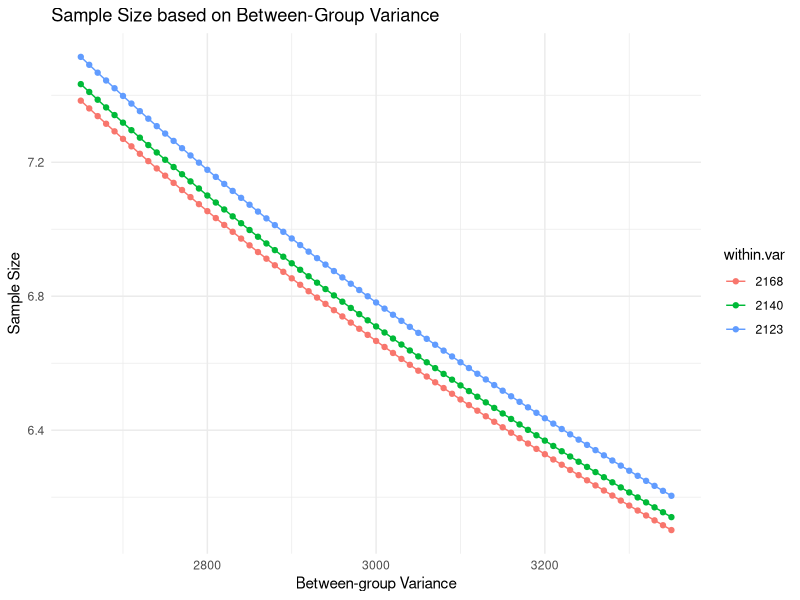
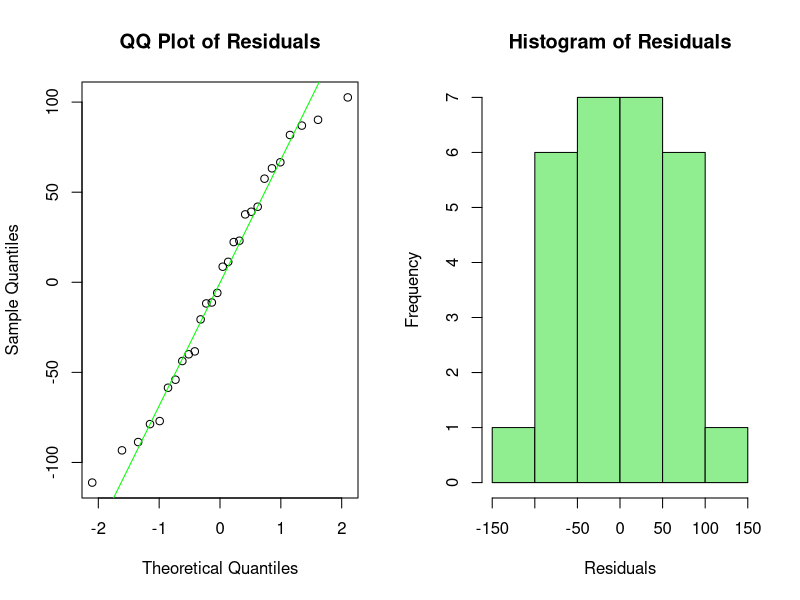
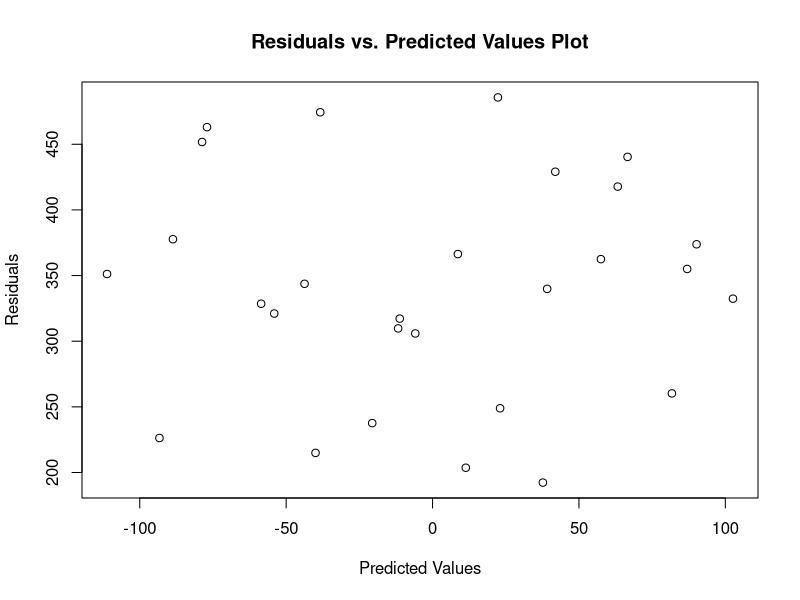
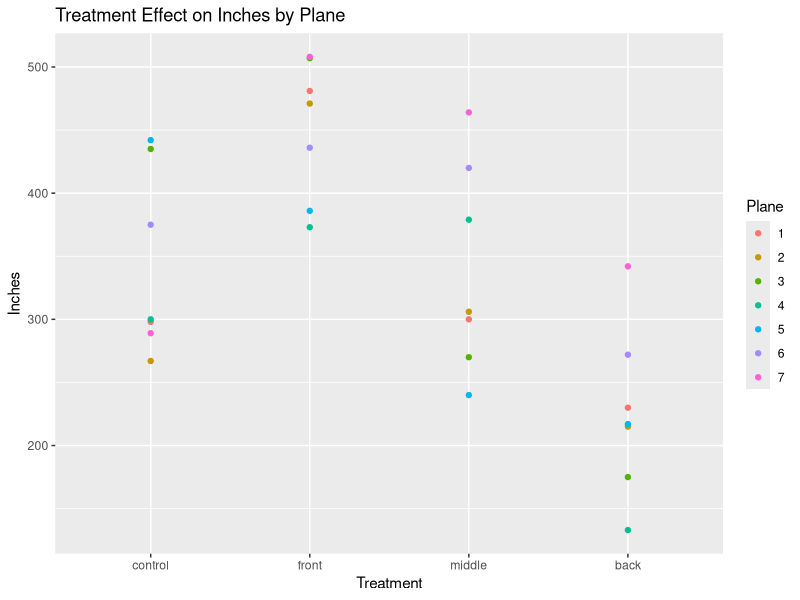

Recreate these plots in R, in order.
## ---- chunk 1
knitr::opts_chunk$set(echo = TRUE)
## ---- chunk 2
library(dplyr)
library(ggplot2)
library(knitr)
## ---- chunk 3
# Lab 2 Data
With <- c(257,344, 320, 329, 384)
Without <- c(297,285,208,261,192)
Order <- c("Zach", "Anshi", "Brandon" , "Andrew" , "Adarsh")
Difference <- With - Without 

# Airplane Data
plane <- c(rep(1:7, 4))
inches <- c(298, 267, 435, 300, 442, 375, 289, 481, 471, 507, 373, 386, 436, 508, 300, 306, 270, 379, 240, 420, 464, 230, 215, 175, 133, 217, 272, 342)
treatment <- c(rep("control", 7),c(rep("front",7)),c(rep("middle",7)), c(rep("back", 7)))

data <- data.frame(plane, inches, treatment)
data$treatment <- factor(data$treatment, levels = c("control", "front", "middle", "back"))

## ---- chunk 4

summary_stats <- data %>%
  group_by(treatment) %>%
  summarise(
    mean_inches = mean(inches),
    variance_inches = var(inches),
    n_observations = n())

colnames(summary_stats) <- c("Treatment", "Mean[In]", "Variance[In]", "Observations[N]")

knitr::kable(summary_stats, caption = "Summary Statistics of Flight Distances by Treatment")
## ---- chunk 5
# Best and Worst Variance and N
Means <- c(mean(With), mean(Without))
Vars <- c(var(With), var(Without))

Best <- power.anova.test(groups = length(Means),
                 between.var = var(Means),
                 within.var =Vars[1],
                 power = 0.8, sig.level = 0.05, n = NULL)

N_Best <- Best$n
Variance_Best <- Best$within.var

Worst <- power.anova.test(groups = length(Means),
                 between.var = var(Means),
                 within.var = Vars[2],
                 power = 0.8, sig.level = 0.05, n = NULL)

N_Worst <- Worst$n
Variance_Worst <- Worst$within.var

# Kable Output
Output_Best <- cbind.data.frame(Method = "Best", N = N_Best, Variance = Variance_Best)
Output_Worst <- cbind.data.frame(Method = "Worst", N = N_Worst, Variance = Variance_Worst)
Combined_Output <- rbind(Output_Best, Output_Worst)

knitr::kable(Combined_Output, caption = "Calculated Sample Size based on Best and Worst Case", col.names = c("Method", "Calculated Sample Size", "Within Variance"))

# Sample Size Graph
between.var <- seq(2650, 3350, by = 10)

n_var1 <- NA
n_var2 <- NA
n_var3 <- NA

for(i in 1:length(between.var)){
  n_var1[i] <- power.anova.test(groups = 2, 
                                between.var = between.var[i],
                                within.var = 2123,
                                power = 0.8, sig.level = 0.05, n = NULL)$n
  
  n_var2[i] <- power.anova.test(groups = 2, 
                                between.var = between.var[i],
                                within.var = 2140,
                                power = 0.8, sig.level = 0.05, n = NULL)$n
  
  n_var3[i] <- power.anova.test(groups = 2, 
                                between.var = between.var[i],
                                within.var = 2168,
                                power = 0.8, sig.level = 0.05, n = NULL)$n
}

sample_sizes <- data.frame(
  n = c(n_var1, n_var2, n_var3),
  between.var = rep(between.var, 3),
  within.var = c(rep("2168", length(n_var1)),
                 rep("2140", length(n_var2)),
                 rep("2123", length(n_var3)))
)

sample_sizes$within.var <- factor(sample_sizes$within.var, levels = c("2168", "2140", "2123"))



# Plot Output
ggplot(data = sample_sizes, mapping = aes(x = between.var, y = n, group = within.var, color = within.var)) + 
  geom_point() +        
  geom_line() +         
  labs(x = "Between-group Variance", y = "Sample Size", title = "Sample Size based on Between-Group Variance") + 
  theme_minimal() 
## ---- chunk 6
Anova <- aov(inches ~ treatment + plane, data = data)
Anova_Summary <- summary(Anova)
Anova_Output <- as.data.frame(Anova_Summary[[1]])

knitr::kable(Anova_Output, caption = "ANOVA Results for Treatment and Plane Effects")

## ---- chunk 7
Linear_Model <- lm(inches ~ treatment, data = data)
Linear_Summary <- summary(Linear_Model)
Linear_Coefficients <- as.data.frame(Linear_Summary$coefficients)

rownames(Linear_Coefficients) <- c("(Intercept)","Front", "Middle", "Back") 

knitr::kable(Linear_Coefficients, caption = "Regression Coefficients for Treatment Effects")
## ---- chunk 8
mean1 <- mean(data$inches[data$treatment == "control"])
mean2 <- mean(data$inches[data$treatment == "front"])
mean3 <- mean(data$inches[data$treatment == "middle"])
mean4 <- mean(data$inches[data$treatment == "back"])

groupmeans <- c(mean1, mean2, mean3, mean4)

power_result <- power.anova.test(groups = length(groupmeans),
between.var=var(groupmeans),
within.var=Vars[1],
power=0.8, sig.level=0.05, n=NULL)

results_table <- data.frame(
  Group = c("Control", "Front", "Middle", "Back"),
  Mean = groupmeans,
  "Sample Size (n)" = rep(round(power_result$n), 4) 
)

knitr::kable(results_table, col.names = c("Treatment Group", "Mean[In]", "Required Sample Size[N]"), caption = "Group Means and Required Sample Size for Power Analysis")

## ---- chunk 9
residuals <- residuals(Anova)

shapiro_result <- shapiro.test(residuals)

shapiro_df <- data.frame(
  Statistic = shapiro_result$statistic,
  P_value = shapiro_result$p.value
)

knitr::kable(shapiro_df, caption = "Shapiro-Wilk Test for Normality")
## ---- chunk 10

par(mfrow = c(1, 2))  
qqnorm(residuals, main = "QQ Plot of Residuals")
qqline(residuals, col = "Green")
hist(residuals, main = "Histogram of Residuals", xlab = "Residuals", col = "lightgreen")
par(mfrow = c(1, 1))
## ---- chunk 11

prediction <- fitted(Anova)
plot(residuals, prediction, main = "Residuals vs. Predicted Values Plot", 
     xlab = "Predicted Values", ylab = "Residuals")

ggplot(data, aes(x = treatment, y = inches, group = as.factor(plane), color = as.factor(plane))) +
  geom_point() +
  labs(title = "Treatment Effect on Inches by Plane",
       x = "Treatment",
       y = "Inches",
       color = "Plane")
## ---- chunk 12
set.seed(272001)

planes <- unique(data$plane)
data_perm <- data
perm_f <- NA
reps <- 100000

for(i in 1:reps){
  for(curr_plane in planes){
    ind <- which(data_perm$plane == curr_plane)
    data_perm$inches[ind] <- sample(data_perm$inches[ind])
  }
  perm_f[i] <- summary(aov(inches ~ treatment, data = data_perm))[[1]][1,4]
}

original_model <- aov(inches ~ treatment + plane, data = data)
F_original <- summary(original_model)[[1]][1,4]

perm_p_value <- sum(perm_f >= F_original) / reps
anova_p_value <- summary(original_model)[[1]][1,5]
## ---- chunk 13
output <- cbind(perm_p_value, anova_p_value)
colnames(output) <- c("Permutation P-Value", "Anova P-Value")
knitr::kable(output, caption = "Compared ANOVA and Permutation P-Value")
